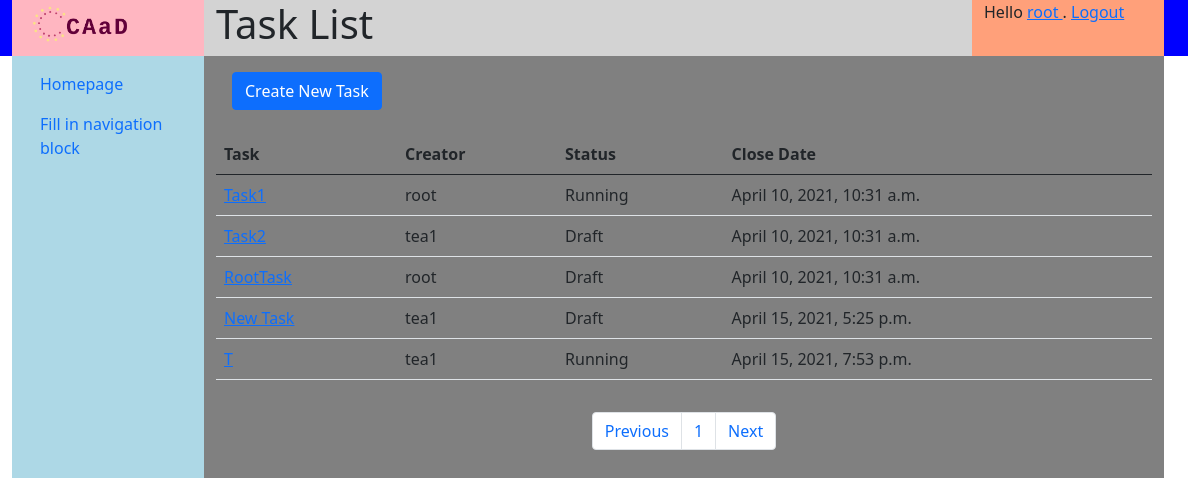
The page /courses/1/tasks (signed in) on the database its author committed.
### homeworks/models.py (models this page shows, shortened)
class Task(models.Model):
    TASK_STATUS = [(0, 'draft'), (1, 'running'), (2, 'closed')]
    title = models.CharField('title', max_length=64)
    description = models.CharField('description', max_length=1024)
    tips = models.CharField('tips', max_length=1024, blank=True)
    answer = models.CharField('answer', max_length=1024, blank=True)
    have_docker = models.BooleanField("have docker experiment", default=False)
    status = models.IntegerField(
        'homework status', choices=TASK_STATUS, default=0)
    create_date = models.DateTimeField('date created', default=timezone.now())
    close_date = models.DateTimeField(
        'date to close', default=timezone.now() + timedelta(days=30))
    course = models.ForeignKey(Course, on_delete=models.CASCADE, related_name="tasks", null=True)
    creator = models.ForeignKey(User, on_delete=models.CASCADE, related_name="tasks_created", null=True)

### homeworks/views.py (the view)
# urls.py: path('<int:course_id>/tasks', homework_views.TaskListView.as_view(), name='task_list'),
class TaskListView(ListView):
    paginate_by = 10
    template_name = 'homeworks/task_list.html'
    context_object_name = 'task_list'
    def get_queryset(self):
        course_id = self.kwargs['course_id']
        return Task.objects.filter(course__pk=course_id)
    def get_context_data(self, *args, object_list=None, **kwargs):
        context = super().get_context_data(*args, object_list=object_list, **kwargs)
        context['course_id'] = self.kwargs['course_id']
        context['title'] = "Task List"
        context['is_teacher'] = (CourseMember.get_highest_course_privilege(self.request.user.pk, context['course_id']) < 2)
        return context
    def get(self, request, course_id):
        res, response = check_authenticated_and(request, CourseMember.is_member_of(request.user.pk, course_id), USER_NOT_AUTHORIZED)
        if res == False:
            return response
        return super(TaskListView, self).get(self, request)

### courses/models.py (called while the page is built)
    @classmethod
    def get_highest_course_privilege(cls, user_id, course_id):
        if user_id == None or course_id == None:
            return 4
        cm = cls.objects.filter(course__pk=course_id).filter(user__pk=user_id)
        if len(cm) > 0:
            type = 3
            for role in cm:
                if role.type < type:
                    type = role.type
            return type
        return 4

    @classmethod
    def is_member_of(cls, user_id, course_id):
        return (cls.get_highest_course_privilege(user_id, course_id) < 4)

### utils/general.py (called while the page is built)
def check_authenticated_and(request, criteria=None, error_code=None):
    if not request.user.is_authenticated:
        return (False, return_error(request, USER_NOT_AUTHENTICATED))
    if criteria is not None and not criteria:
        return (False, return_error(request, error_code))
    return (True, None)

### templates/homeworks/task_list.html (shortened to what this page needs)
{% extends 'generics/base.html' %}
{% block content %}
{% if is_teacher %}
<div class="d-flex justify-content-baseline m-3">
    <a href="{% url 'courses:task_create' course_id %}" class="btn btn-primary" style="width: auto">
        Create New Task
    </a>
</div>
{% endif %}
<div class="container mt-2">
<table class="table">
<thead>
    <tr>
    <th scope="col">Task</th>
    <th scope="col">Creator</th>
    <th scope="col">Status</th>
    <th scope="col">Close Date</th>
    </tr>
</thead>
{% for task in task_list %}
<tr>
    <td>
        <a href="{% url 'courses:task_detail' task.pk %}">
        {{ task.title }}
        </a>
    </td>
    <td>{{ task.creator.username }}</td>
    <td>
        {% if task.status == 0 %}
            Draft
        {% elif task.status == 1 %}
            Running
        {% elif task.status == 2 %}
            Closed
        {% endif %}
    </td>
    <td>{{ task.close_date }}</td>
</tr>
{% endfor %}
</table>
</div>
{% if page_obj %}
<nav aria-label="Page navigation example">
<ul class="pagination d-flex justify-content-center m-3">
    {% if page_obj.has_previous %}
        <li class="page-item"><a class="page-link" href="?page={{ page_obj.previous_page_number }}">Previous</a></li>
        {% else %}
        <li class="page-item"><a class="page-link disabled" href="#" disabled>Previous</a></li>
    {% endif %}
    {% for object in page_obj.paginator.page_range %}
        <li class="page-item">
            <a class="page-link" href="?page={{ forloop.counter }}">{{ forloop.counter }}</a>
        </li>
    {% endfor %}
    {% if page_obj.has_next %}
        <li class="page-item"><a class="page-link" href="?page={{ page_obj.next_page_number }}">Next</a></li>
        {% else %}
        <li class="page-item"><a class="page-link disabled" href="#" disabled>Next</a></li>
    {% endif %}
</ul>
</nav>
{% endif %}
{% endblock content %}

### templates/generics/base.html (shortened to what this page needs)
{% load static %}
<!DOCTYPE html>
<html>
    <head>
        <link href="{% static 'css/bootstrap.min.css' %}" rel="stylesheet">
        <link rel="stylesheet" href="{% static 'css/base.css' %}">
    </head>
    <body>
<div id="header" class="header container-fluid row">
    <div class="logo col-sm-2 center">
        <a href="{% url 'home' %}"><img src="{% static 'images/logo.png' %}" alt="CAaD" width="" height="50"></a>
    </div>
        <div class="title col-sm-8">
            <h1>{{ title | default:"Fill in title variable" }}<h1>
        </div>
    <div class="user col-sm-2">
        {% block status %}
            {% if user.is_authenticated %}
            Hello
            <a href="{% url 'users:profile' user.username %}">
            {{ user.username }}
            </a>
            . <a href="{% url 'users:logout_view' %}">Logout</a>
            {% else %}
            Anonymous User. <a href="{% url 'users:login' %}">Login</a>
            {% endif %}
        {% endblock status %}
    </div>
</div>
<div id="body" class="container-fluid row">
    <div class="navi col-sm-2 flex-fill">
    <nav class="navbar navbar-default" role="navigation">
        <ul class="nav nav-pills flex-column">
            <li class="nav-item">
                <a class="nav-link" href='{% url "home" %}'>Homepage</a>
            </li>
            {% block navigation %}
            <li class="nav-item">
                <a class="nav-link" href='{% url "home" %}'>Fill in navigation block</a>
            </li>
            {% endblock %}
        </ul>
    </nav>
    </div>
    <div class="content col-sm-10 container">
    <div class="row align-items-center">
        {% block content%}{% endblock %}
    </div>
    </div>
</div>
    </body>
</html>

### statics/css/base.css (style rules this page uses)
.header { background-color: blue; }
.logo { background-color: lightpink; }
.user { background-color: lightsalmon; }
.title { background-color: lightgray; }
#body { min-height: 90vh; }
.navi { background-color: lightblue; }
.content { background-color: gray; border-top: 10px; }

### rows shown on the page
Task: title "Task1", creator.username "root", status "Running", close_date "April 10, 2021, 10:31 a.m."
Task: title "Task2", creator.username "tea1", status "Draft", close_date "April 10, 2021, 10:31 a.m."
Task: title "RootTask", creator.username "root", status "Draft", close_date "April 10, 2021, 10:31 a.m."
Task: title "New Task", creator.username "tea1", status "Draft", close_date "April 15, 2021, 5:25 p.m."
Task: title "T", creator.username "tea1", status "Running", close_date "April 15, 2021, 7:53 p.m."

### other values the page prints
{{ user.username }} "root"
